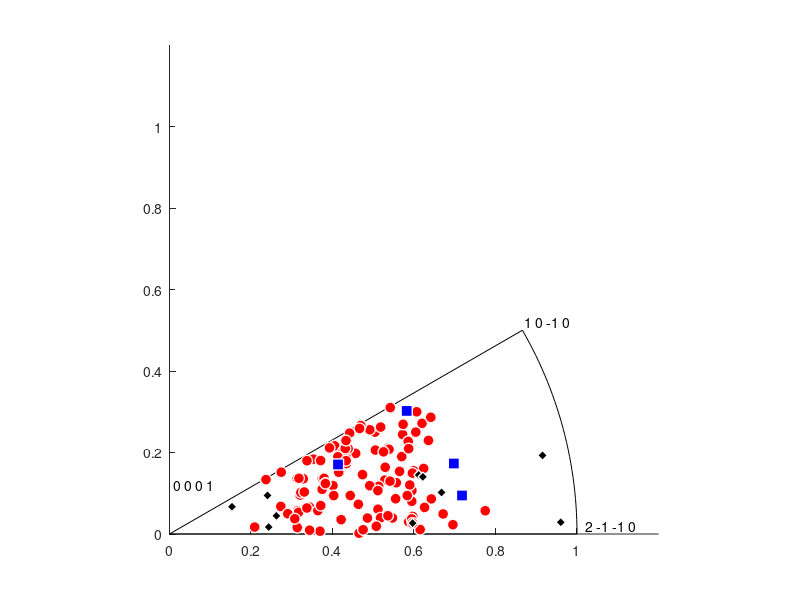

This figure's MATLAB source:
%  This code plots an inverse pole figure, i.e., a direction of the sample projected in the crystal's coordinate system.
%  Note: for different c_a ratio, the same point in IPF represents diffrent crystallographic direction. 
%  So, don't considers the position of the poles to be propotional...
%  Zhe Chen, rewritten based on the structure built by Hongmei & Dr. Bieler
%  2011-08-25


clc;
clear;

Nbasal = 105;    % number of basal slip
Nprism = 4;     % number of prism slip
Npyram = 10;     % number of pyramidal slip
                % the rest is tensile twin

Euler(:,3:5) = [216.478   38.220  133.38
207.239   42.680  138.42
222.677   36.958  124.03
227.858   59.892  151.21
240.739   72.060  139.93
312.089   76.381   76.08
27.824   62.112  330.66
224.467   41.270  149.74
244.817   73.601  119.93
213.471   40.447  146.84
336.331   31.050    1.22
30.764   68.367  348.35
48.436   79.560  331.67
317.515   79.555   88.86
182.881   39.973  167.96
34.040   62.582  317.96
67.097   75.179  301.98
203.206   43.806  153.83
60.375   71.817  268.49
201.039   61.622  139.98
231.441   45.650  103.63
242.231   75.844  141.41
234.568   69.349  148.14
291.962   84.038   81.27
244.320   51.545  100.72
153.769   48.620  146.76
18.510   47.304    8.50
318.359   74.538   23.49
359.432   37.282  347.81
235.812   60.025  141.68
40.178   56.216  296.56
232.101   61.019  136.56
21.645   49.058  315.29
338.803   60.877   18.82
172.589   67.441  164.07
55.609   57.509  323.75
150.309   41.454  251.65
173.154   40.460  158.72
168.999   40.040  225.50
219.164   78.552  132.62
323.650   80.775   30.21
157.708   38.477  225.56
35.946   40.013  295.43
229.607   53.206  113.38
52.204   55.112  285.37
141.053   46.693  212.52
140.494   43.405  226.11
220.680   46.619  103.40
49.833   66.825  331.95
66.032   66.676  269.85
44.032   37.647  309.53
244.282   88.828   99.36
50.873   44.281  310.57
203.597   70.240  128.33
56.634   86.569  332.69
205.539   29.984  180.10
38.245   39.533  305.48
36.813   44.075  312.87
60.649   88.322  285.72
302.885   72.976   70.28
338.052   39.636   28.37
118.391   86.001  235.27
8.955   30.994  332.32
197.538   63.491  160.79
58.174   88.648  287.36
49.894   73.614  287.83
309.173   82.332   27.85
41.235   74.974  343.95
214.522   73.691  165.77
224.333   82.639  153.39
154.449   59.333  230.73
30.850   66.229  351.32
214.650   81.289  141.89
153.624   66.348  203.91
173.494   46.515  177.45
149.967   56.453  238.35
50.228   67.222  315.72
356.441   52.269   25.09
42.408   63.153  338.33
163.790   41.729  180.22
219.566   80.703  140.01
62.630   53.978  283.24
110.345   88.257  237.48
238.990   74.099   96.21
337.786   27.857    0.75
57.179   59.761  306.47
50.458   49.223  319.15
16.233   39.648  337.18
173.052   57.855  172.64
43.010   64.067  300.47
25.411   45.033  333.55
156.146   64.422  188.75
49.129   70.337  311.63
36.590   79.097  315.85
318.103   71.886   27.72
217.260   70.540  154.31
106.430   60.903  227.63
113.845   82.495  274.22
296.925   70.746   75.65
206.532   27.532  166.16
302.665   79.223   70.36
132.594   80.869  200.00
149.495   59.846  227.60
1.973   51.887    3.50
323.621   45.196   64.51
224.398   26.474  116.36
28.547   49.354  327.71
52.227   40.586  297.90
55.243   33.197  277.64
242.698   71.116  142.82
244.213   76.152  139.31
66.989   72.859  315.82
22.519   69.946  329.96
86.818   46.338  300.48
265.704   62.669   73.88
171.618   62.160  206.03
118.391   86.001  235.27
196.536   80.508  185.44
205.274   79.008  146.01
];  % Euler angle, can be more than one set, each set occupies one row
phi_sys = -90;  % angle between EBSD data X axis and common-X-pointing-right X axis
phi_error = 0;  % angle error caused by placing the sample when doing experiment. i.e., rotate EBSD into In-situ SEM image orientation

Stress_State = [ 1 0 0; 0 0 0; 0 0 0];
Stress_State = Stress_State/norm(Stress_State);
sample_normal = [1 0 0];    % Direction you are interested in.  If it's [0 0 1], it's the normal direction of the sample
                            % here if I write [1 0 0], it means tensile axis is the interested direction
c_a = 1.62;
nss = 18;

g_sys = [
    cosd(phi_sys) cosd(phi_sys-90) 0;
    cosd(phi_sys+90) cosd(phi_sys) 0;
    0 0 1];
g_error = [
    cosd(phi_error) cosd(phi_error-90) 0;
    cosd(phi_error+90) cosd(phi_error) 0;
    0 0 1];


% generate inverse pole figure
hold on;
axis square;
axis([0 1.2 0 1.2]);
theta = [0:1:30];  % just the paremeter 'theta'
border_x = [0 cosd(theta) 0];
border_y = [0 sind(theta) 0];
plot(border_x, border_y, 'k-');
% border_x2 = [0 cosd(theta)*sqrt(3)/3 0];  % this is for plotting 60_degree line
% border_y2 = [0 sind(theta)*sqrt(3)/3 0];
% plot(border_x2, border_y2, 'k-');
set_of_Euler = size(Euler);  % sets of Euler angles

for i = 1:1:set_of_Euler(1,1)
    phi1 = Euler(i,3);
    PHI = Euler(i,4);
    phi2 = Euler(i,5);
    
    g_phi1 = [
        cosd(phi1) cosd(phi1-90) 0;
        cosd(phi1+90) cosd(phi1) 0;
        0 0 1];
    g_PHI = [
        1 0 0;
        0 cosd(PHI) cosd(PHI-90);
        0 cosd(PHI+90) cosd(PHI)];
    g_phi2 = [
        cosd(phi2) cosd(phi2-90) 0;
        cosd(phi2+90) cosd(phi2) 0;
        0 0 1];
    g(:,:,i) = g_phi2*g_PHI*g_phi1*g_sys*g_error;  % g is the 'transformation matrix' of Euler angle set i: x=gX, X is global.
    pole = g(:,:,i)*sample_normal.';  % sample normal in crystallographic Cartesian coordinate
    x = abs(pole(1));
    y = abs(pole(2));
    z = abs(pole(3));
    X = x/(1+z);
    Y = y/(1+z);  % This convert all points to 1st octant, then plot.  If you convert all point into 7th, then use X=x/(1-z), Y=y/(1-z).
    if z == 1  % for the extreme condition...
        X = 10^(-9); 
    end
    
    alpha = atand(Y/X);
    alpha = 30-abs(rem(alpha,60)-30);  % change to it's corresponding angle which is between 0-30 degrees.
    r = sqrt(X^2+Y^2);
    X = r*cosd(alpha);  % change the coord. X,Y into the plot region
    Y = r*sind(alpha);
    
    % plot basal red, prism blue, pryII black, tension twin green.
    if i<Nbasal+1
    plot(X,Y,'o','LineWidth',1,'MarkerEdgeColor',[1 1 1],...
                'MarkerFaceColor',[1 0 0],'MarkerSize',8)
    elseif i<Nbasal+Nprism+1
    plot(X,Y,'s','LineWidth',1,'MarkerEdgeColor',[1 1 1],...
                'MarkerFaceColor',[0 0 1],'MarkerSize',8)    
    elseif i<Nbasal+Nprism+Npyram+1
    plot(X,Y,'d','LineWidth',1,'MarkerEdgeColor',[1 1 1],...
                'MarkerFaceColor',[0 0 0],'MarkerSize',7)
    else
    plot(X,Y,'^','LineWidth',1,'MarkerEdgeColor',[1 1 1],...
                'MarkerFaceColor',[0.2 0.9 0.1],'MarkerSize',8)
    end
    %text(X,Y+0.03,num2str(i))
end

text(0.01,0.12,'0 0 0 1')
text(1.02,0.02,'2 -1 -1 0')
text(0.87,0.52,'1 0 -1 0')
hold off;


